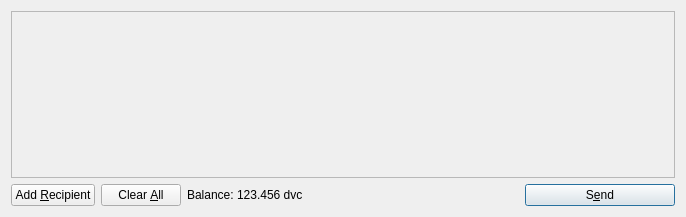
<?xml version="1.0" encoding="UTF-8"?>
<ui version="4.0">
 <class>SendCoinsDialog</class>
 <widget class="QDialog" name="SendCoinsDialog">
  <property name="geometry">
   <rect>
    <x>0</x>
    <y>0</y>
    <width>686</width>
    <height>217</height>
   </rect>
  </property>
  <property name="windowTitle">
   <string>Send Coins</string>
  </property>
  <layout class="QVBoxLayout" name="verticalLayout">
   <item>
    <widget class="QScrollArea" name="scrollArea">
     <property name="widgetResizable">
      <bool>true</bool>
     </property>
     <widget class="QWidget" name="scrollAreaWidgetContents">
      <property name="geometry">
       <rect>
        <x>0</x>
        <y>0</y>
        <width>666</width>
        <height>165</height>
       </rect>
      </property>
      <layout class="QVBoxLayout" name="verticalLayout_2">
       <property name="margin">
        <number>0</number>
       </property>
       <item>
        <layout class="QVBoxLayout" name="entries">
         <property name="spacing">
          <number>6</number>
         </property>
        </layout>
       </item>
       <item>
        <spacer name="verticalSpacer">
         <property name="orientation">
          <enum>Qt::Vertical</enum>
         </property>
         <property name="sizeHint" stdset="0">
          <size>
           <width>20</width>
           <height>40</height>
          </size>
         </property>
        </spacer>
       </item>
      </layout>
     </widget>
    </widget>
   </item>
   <item>
    <layout class="QHBoxLayout" name="horizontalLayout">
     <item>
      <widget class="QPushButton" name="addButton">
       <property name="toolTip">
        <string>Send to multiple recipients at once</string>
       </property>
       <property name="text">
        <string>Add &amp;Recipient</string>
       </property>
       <property name="icon">
        <iconset resource="../bitcoin.qrc">
         <normaloff>:/icons/add</normaloff>:/icons/add</iconset>
       </property>
       <property name="autoDefault">
        <bool>false</bool>
       </property>
      </widget>
     </item>
     <item>
      <widget class="QPushButton" name="clearButton">
       <property name="sizePolicy">
        <sizepolicy hsizetype="Minimum" vsizetype="Fixed">
         <horstretch>0</horstretch>
         <verstretch>0</verstretch>
        </sizepolicy>
       </property>
       <property name="toolTip">
        <string>Remove all transaction fields</string>
       </property>
       <property name="text">
        <string>Clear &amp;All</string>
       </property>
       <property name="icon">
        <iconset resource="../bitcoin.qrc">
         <normaloff>:/icons/remove</normaloff>:/icons/remove</iconset>
       </property>
       <property name="autoRepeatDelay">
        <number>300</number>
       </property>
       <property name="autoDefault">
        <bool>false</bool>
       </property>
      </widget>
     </item>
     <item>
      <layout class="QHBoxLayout" name="horizontalLayout_2">
       <property name="spacing">
        <number>3</number>
       </property>
       <item>
        <widget class="QLabel" name="label">
         <property name="text">
          <string>Balance:</string>
         </property>
        </widget>
       </item>
       <item>
        <widget class="QLabel" name="labelBalance">
         <property name="cursor">
          <cursorShape>IBeamCursor</cursorShape>
         </property>
         <property name="text">
          <string>123.456 dvc</string>
         </property>
         <property name="textInteractionFlags">
          <set>Qt::LinksAccessibleByMouse|Qt::TextSelectableByKeyboard|Qt::TextSelectableByMouse</set>
         </property>
        </widget>
       </item>
      </layout>
     </item>
     <item>
      <spacer name="horizontalSpacer">
       <property name="orientation">
        <enum>Qt::Horizontal</enum>
       </property>
       <property name="sizeHint" stdset="0">
        <size>
         <width>40</width>
         <height>20</height>
        </size>
       </property>
      </spacer>
     </item>
     <item>
      <widget class="QPushButton" name="sendButton">
       <property name="minimumSize">
        <size>
         <width>150</width>
         <height>0</height>
        </size>
       </property>
       <property name="toolTip">
        <string>Confirm the send action</string>
       </property>
       <property name="text">
        <string>S&amp;end</string>
       </property>
       <property name="icon">
        <iconset resource="../bitcoin.qrc">
         <normaloff>:/icons/send</normaloff>:/icons/send</iconset>
       </property>
       <property name="default">
        <bool>true</bool>
       </property>
      </widget>
     </item>
    </layout>
   </item>
  </layout>
 </widget>
 <resources>
  <include location="../bitcoin.qrc"/>
 </resources>
 <connections/>
</ui>
